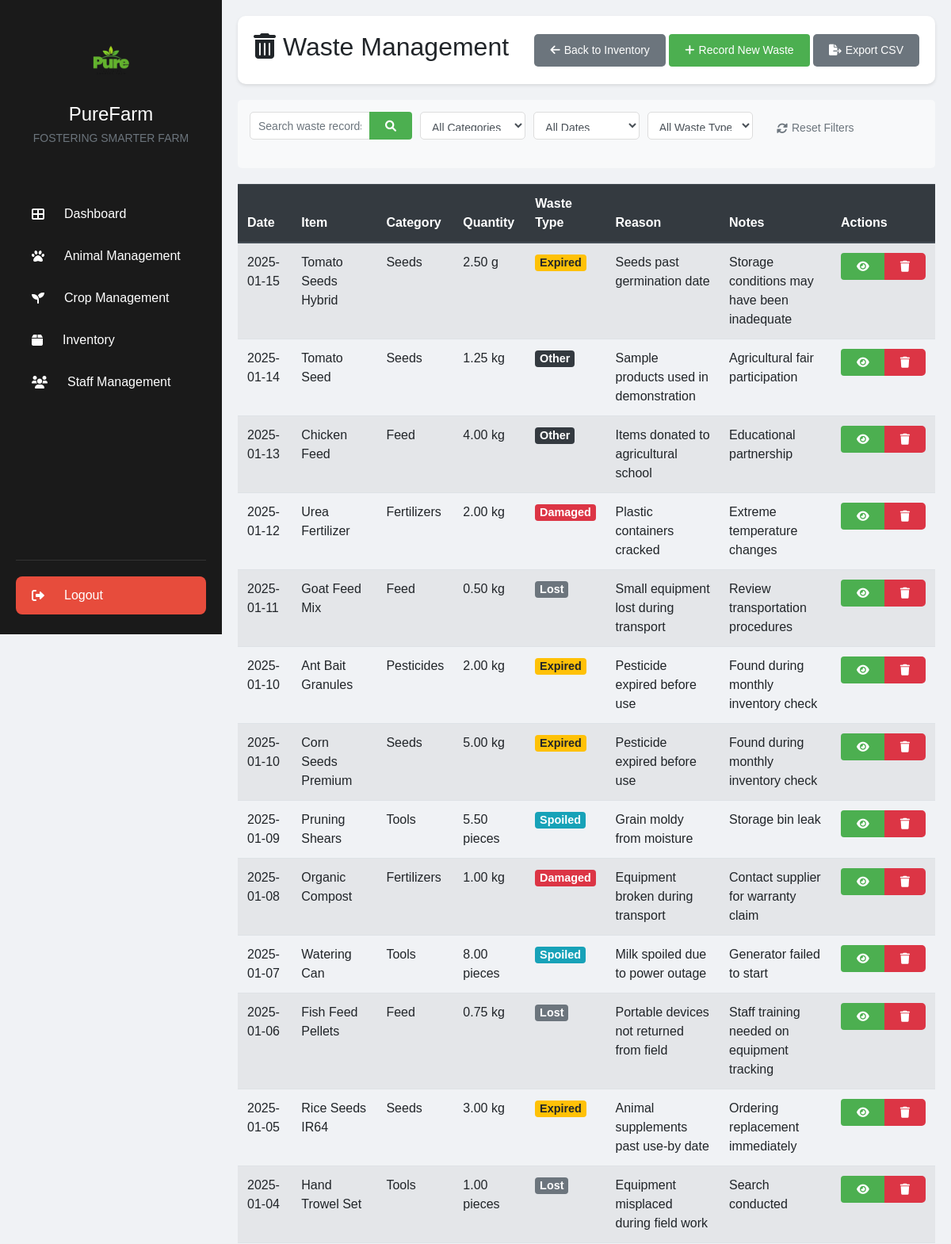
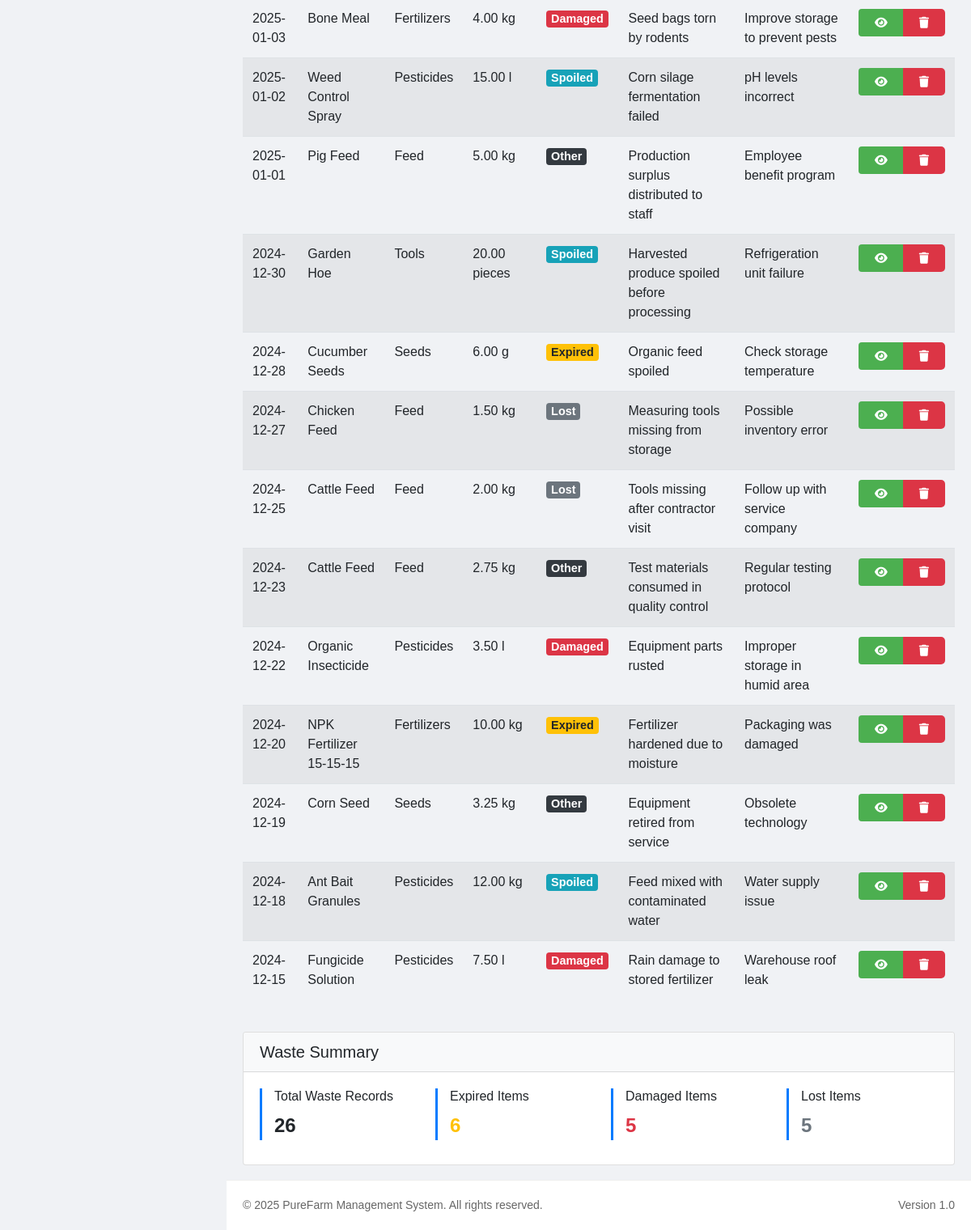
Screenshot of /waste_management.php (signed in) with the database file from the repository (2 pictures, top to bottom).
### tables this page shows
CREATE TABLE `waste_management` (
  `id` int(11) NOT NULL,
  `item_id` int(11) NOT NULL,
  `quantity` decimal(10,2) NOT NULL,
  `waste_type` enum('expired','damaged','spoiled','lost','other') NOT NULL,
  `reason` varchar(255) NOT NULL,
  `date` date NOT NULL,
  `notes` text DEFAULT NULL,
  `created_by` int(11) DEFAULT NULL,
  `created_at` timestamp NOT NULL DEFAULT current_timestamp(),
  `updated_at` timestamp NULL DEFAULT NULL ON UPDATE current_timestamp()
);

CREATE TABLE `inventory_items` (
  `id` int(11) NOT NULL,
  `item_name` varchar(100) NOT NULL,
  `sku` varchar(50) NOT NULL,
  `category_id` int(11) DEFAULT NULL,
  `description` text DEFAULT NULL,
  `unit_of_measure` varchar(20) NOT NULL,
  `current_quantity` decimal(10,2) NOT NULL DEFAULT 0.00,
  `reorder_level` decimal(10,2) NOT NULL DEFAULT 0.00,
  `maximum_level` decimal(10,2) DEFAULT NULL,
  `unit_cost` decimal(10,2) NOT NULL DEFAULT 0.00,
  `expiry_date` date DEFAULT NULL,
  `batch_number` varchar(50) DEFAULT NULL,
  `supplier_id` int(11) DEFAULT NULL,
  `status` enum('active','inactive') NOT NULL DEFAULT 'active',
  `created_at` timestamp NOT NULL DEFAULT current_timestamp(),
  `updated_at` timestamp NULL DEFAULT NULL ON UPDATE current_timestamp(),
  `is_active` tinyint(1) NOT NULL DEFAULT 1,
  `batch_tracking_enabled` tinyint(1) DEFAULT 0,
  `last_updated` datetime DEFAULT NULL
);

CREATE TABLE `item_categories` (
  `id` int(11) NOT NULL,
  `name` varchar(100) NOT NULL,
  `description` text DEFAULT NULL,
  `status` enum('active','inactive') NOT NULL DEFAULT 'active',
  `created_at` timestamp NOT NULL DEFAULT current_timestamp(),
  `updated_at` timestamp NULL DEFAULT NULL ON UPDATE current_timestamp()
);

### waste_management.php (the view, shortened to what this page needs)
<?php
require_once 'includes/db.php';
$wasteRecords = [];
$searchTerm = isset($_GET['search']) ? trim($_GET['search']) : '';
$categoryFilter = isset($_GET['category']) ? $_GET['category'] : '';
$dateFilter = isset($_GET['date_filter']) ? $_GET['date_filter'] : '';
$wasteTypeFilter = isset($_GET['waste_type']) ? $_GET['waste_type'] : '';
$query = "SELECT w.id, w.item_id, w.quantity, w.waste_type, w.reason, w.date, w.notes,
          i.item_name, i.sku, i.unit_of_measure, c.name as category_name
          FROM waste_management w
          LEFT JOIN inventory_items i ON w.item_id = i.id
          LEFT JOIN item_categories c ON i.category_id = c.id
          WHERE 1=1";
$params = [];
$query .= " ORDER BY w.date DESC, i.item_name ASC";
try {
    $stmt = $pdo->prepare($query);
    $stmt->execute($params);
    $wasteRecords = $stmt->fetchAll(PDO::FETCH_ASSOC);
} catch (PDOException $e) {
    error_log("Error fetching waste records: " . $e->getMessage());
    $errorMsg = "Failed to load waste records. Please try again later.";
}
include 'includes/header.php';
?>
<div class="main-content">
    <div class="page-header">
        <h2><i class="fas fa-trash-alt"></i> Waste Management</h2>
        <div class="action-buttons">
            <button class="btn btn-secondary" onclick="location.href='inventory.php'">
                <i class="fas fa-arrow-left"></i> Back to Inventory
            </button>
            <button class="btn btn-primary" data-toggle="modal" data-target="#addWasteModal">
                <i class="fas fa-plus"></i> Record New Waste
            </button>
            <button class="btn btn-secondary" onclick="exportWasteToCSV()">
                <i class="fas fa-file-export"></i> Export CSV
            </button>
        </div>
    </div>
    <div class="search-filter-container">
        <form method="GET" action="" class="search-filter-form" id="filterForm">
            <div class="form-row">
                <div class="form-group col-md-3">
                    <div class="input-group">
                        <input type="text" class="form-control" name="search" placeholder="Search waste records..." value="<?php echo htmlspecialchars($searchTerm); ?>">
                        <div class="input-group-append">
                            <button type="submit" class="btn btn-primary">
                                <i class="fas fa-search"></i>
                            </button>
                        </div>
                    </div>
                </div>
                <div class="form-group col-md-2">
                    <select name="category" class="form-control" onchange="this.form.submit()">
                        <option value="">All Categories</option>
                    </select>
                </div>
                <div class="form-group col-md-2">
                    <select name="date_filter" class="form-control" onchange="this.form.submit()">
                        <option value="">All Dates</option>
                    </select>
                </div>
                <div class="form-group col-md-2">
                    <select name="waste_type" class="form-control" onchange="this.form.submit()">
                        <option value="">All Waste Types</option>
                    </select>
                </div>
                <div class="form-group col-md-3">
                    <button type="button" class="btn btn-outline-secondary w-100" onclick="window.location.href='waste_management.php'">
                        <i class="fas fa-sync-alt"></i> Reset Filters
                    </button>
                </div>
            </div>
        </form>
    </div>
    <div class="table-responsive">
        <table class="table table-striped table-hover">
            <thead class="thead-dark">
                <tr>
                    <th>Date</th>
                    <th>Item</th>
                    <th>Category</th>
                    <th>Quantity</th>
                    <th>Waste Type</th>
                    <th>Reason</th>
                    <th>Notes</th>
                    <th>Actions</th>
                </tr>
            </thead>
            <tbody>
                <?php if (count($wasteRecords) > 0): ?>
                    <?php foreach ($wasteRecords as $waste): ?>
                        <tr>
                            <td><?php echo htmlspecialchars($waste['date']); ?></td>
                            <td><?php echo htmlspecialchars($waste['item_name']); ?></td>
                            <td><?php echo htmlspecialchars($waste['category_name']); ?></td>
                            <td><?php echo $waste['quantity'] . ' ' . htmlspecialchars($waste['unit_of_measure']); ?></td>
                            <td>
                                <?php
                                    $badgeClass = '';
                                    switch ($waste['waste_type']) {
                                        case 'expired':
                                            $badgeClass = 'badge-warning';
                                            break;
                                        case 'damaged':
                                            $badgeClass = 'badge-danger';
                                            break;
                                        case 'spoiled':
                                            $badgeClass = 'badge-info';
                                            break;
                                        case 'lost':
                                            $badgeClass = 'badge-secondary';
                                            break;
                                        default:
                                            $badgeClass = 'badge-dark';
                                    }
                                ?>
                                <span class="badge <?php echo $badgeClass; ?>">
                                    <?php echo ucfirst(htmlspecialchars($waste['waste_type'])); ?>
                                </span>
                            </td>
                            <td><?php echo htmlspecialchars($waste['reason']); ?></td>
                            <td><?php echo htmlspecialchars($waste['notes']); ?></td>
                            <td>
                                <div class="btn-group">
                                    <button type="button" class="btn btn-sm btn-primary view-waste"
                                        data-toggle="modal"
                                        data-target="#viewWasteModal"
                                        data-id="<?php echo $waste['id']; ?>"
                                        data-item="<?php echo htmlspecialchars($waste['item_name']); ?>"
                                        data-quantity="<?php echo $waste['quantity']; ?>"
                                        data-unit="<?php echo htmlspecialchars($waste['unit_of_measure']); ?>"
                                        data-type="<?php echo htmlspecialchars($waste['waste_type']); ?>"
                                        data-reason="<?php echo htmlspecialchars($waste['reason']); ?>"
                                        data-date="<?php echo htmlspecialchars($waste['date']); ?>"
                                        data-notes="<?php echo htmlspecialchars($waste['notes']); ?>">
                                        <i class="fas fa-eye"></i>
                                    </button>
                                    <a href="waste_management.php?action=delete&id=<?php echo $waste['id']; ?>"
                                       class="btn btn-sm btn-danger"
                                       onclick="return confirm('Are you sure you want to delete this waste record? This will restore the quantity to inventory.')">
                                        <i class="fas fa-trash"></i>
                                    </a>
                                </div>
                            </td>
                        </tr>
                    <?php endforeach; ?>
                <?php else: ?>
                    <tr>
                        <td colspan="8" class="text-center">No waste records found. <?php echo !empty($searchTerm) || !empty($categoryFilter) || !empty($dateFilter) || !empty($wasteTypeFilter) ? 'Try different search criteria.' : ''; ?></td>
                    </tr>
                <?php endif; ?>
            </tbody>
        </table>
    </div>
    <div class="card mt-4">
        <div class="card-header bg-light">
            <h5 class="mb-0">Waste Summary</h5>
        </div>
        <div class="card-body">
            <div class="row">
                <div class="col-md-3">
                    <div class="stats-item">
                        <h6>Total Waste Records</h6>
                        <p class="stats-number"><?php echo count($wasteRecords); ?></p>
                    </div>
                </div>
                <div class="col-md-3">
                    <div class="stats-item">
                        <h6>Expired Items</h6>
                        <p class="stats-number text-warning">
                            <?php
                                $expiredCount = 0;
                                foreach ($wasteRecords as $waste) {
                                    if ($waste['waste_type'] === 'expired') {
                                        $expiredCount++;
                                    }
                                }
                                echo $expiredCount;
                            ?>
                        </p>
                    </div>
                </div>
                <div class="col-md-3">
                    <div class="stats-item">
                        <h6>Damaged Items</h6>
                        <p class="stats-number text-danger">
                            <?php
                                $damagedCount = 0;
                                foreach ($wasteRecords as $waste) {
                                    if ($waste['waste_type'] === 'damaged') {
                                        $damagedCount++;
                                    }
                                }
                                echo $damagedCount;
                            ?>
                        </p>
                    </div>
                </div>
                <div class="col-md-3">
                    <div class="stats-item">
                        <h6>Lost Items</h6>
                        <p class="stats-number text-secondary">
                            <?php
                                $lostCount = 0;
                                foreach ($wasteRecords as $waste) {
                                    if ($waste['waste_type'] === 'lost') {
                                        $lostCount++;
                                    }
                                }
                                echo $lostCount;
                            ?>
                        </p>
                    </div>
                </div>
            </div>
        </div>
    </div>
</div>
<?php include 'includes/footer.php'; ?>

### assets/css/styles.css (style rules this page uses)
* { margin: 0; padding: 0; box-sizing: border-box; font-family: Arial, sans-serif; }
body { background-color: #f0f2f5; }
.main-content { flex: 1; margin-left: 280px; padding: 20px; }
.page-header { display: flex; justify-content: space-between; align-items: center; margin-bottom: 20px; padding: 20px; background: white; border-radius: 10px; box-shadow: 0 2px 4px rgba(0,0,0,0.1); }
.btn { padding: 10px 20px; border: none; border-radius: 5px; cursor: pointer; font-size: 14px; display: inline-flex; align-items: center; gap: 5px; }
.btn-primary { background: #4CAF50; color: white; }
.btn-secondary { background: #6c757d; color: white; }
.btn-danger { background: #dc3545; color: white; }
.main-content { flex: 1; margin-left: 280px; padding: 20px; padding-bottom: 80px; }
.form-group { margin-bottom: 20px; }
.btn-primary { background: #4CAF50; color: white; border: none; padding: 10px 20px; border-radius: 4px; cursor: pointer; font-size: 14px; transition: background 0.3s ease; }

### assets/css/forms.css (style rules this page uses)
.form-group { margin-bottom: 15px; }
.form-group input, .form-group select, .form-group textarea { width: 100%; padding: 10px; border: 1px solid #ddd; border-radius: 5px; font-size: 14px; }

### waste_management.php (style rules this page uses)
.search-filter-container { background-color: #f8f9fa; padding: 15px; border-radius: 5px; margin-bottom: 20px; }
.stats-item { border-left: 3px solid #007bff; padding-left: 15px; margin-bottom: 10px; }
.stats-number { font-size: 24px; font-weight: bold; margin-bottom: 0; }
.badge { font-size: 90%; }

### rows the page displays
waste_management: date "2025-01-15", item.item_name "Tomato Seeds Hybrid", item_categories.name "Seeds", quantity "2.50", item.unit_of_measure "g", waste_type "Expired", reason "Seeds past germination date", notes "Storage conditions may have been inadequate"
waste_management: date "2025-01-14", item.item_name "Tomato Seed", item_categories.name "Seeds", quantity "1.25", item.unit_of_measure "kg", waste_type "Other", reason "Sample products used in demonstration", notes "Agricultural fair participation"
waste_management: date "2025-01-13", item.item_name "Chicken Feed", item_categories.name "Feed", quantity "4.00", item.unit_of_measure "kg", waste_type "Other", reason "Items donated to agricultural school", notes "Educational partnership"
waste_management: date "2025-01-12", item.item_name "Urea Fertilizer", item_categories.name "Fertilizers", quantity "2.00", item.unit_of_measure "kg", waste_type "Damaged", reason "Plastic containers cracked", notes "Extreme temperature changes"
waste_management: date "2025-01-11", item.item_name "Goat Feed Mix", item_categories.name "Feed", quantity "0.50", item.unit_of_measure "kg", waste_type "Lost", reason "Small equipment lost during transport", notes "Review transportation procedures"
waste_management: date "2025-01-10", item.item_name "Ant Bait Granules", item_categories.name "Pesticides", quantity "2.00", item.unit_of_measure "kg", waste_type "Expired", reason "Pesticide expired before use", notes "Found during monthly inventory check"
waste_management: date "2025-01-10", item.item_name "Corn Seeds Premium", item_categories.name "Seeds", quantity "5.00", item.unit_of_measure "kg", waste_type "Expired", reason "Pesticide expired before use", notes "Found during monthly inventory check"
waste_management: date "2025-01-09", item.item_name "Pruning Shears", item_categories.name "Tools", quantity "5.50", item.unit_of_measure "pieces", waste_type "Spoiled", reason "Grain moldy from moisture", notes "Storage bin leak"
waste_management: date "2025-01-08", item.item_name "Organic Compost", item_categories.name "Fertilizers", quantity "1.00", item.unit_of_measure "kg", waste_type "Damaged", reason "Equipment broken during transport", notes "Contact supplier for warranty claim"
waste_management: date "2025-01-07", item.item_name "Watering Can", item_categories.name "Tools", quantity "8.00", item.unit_of_measure "pieces", waste_type "Spoiled", reason "Milk spoiled due to power outage", notes "Generator failed to start"
waste_management: date "2025-01-06", item.item_name "Fish Feed Pellets", item_categories.name "Feed", quantity "0.75", item.unit_of_measure "kg", waste_type "Lost", reason "Portable devices not returned from field", notes "Staff training needed on equipment tracking"
waste_management: date "2025-01-05", item.item_name "Rice Seeds IR64", item_categories.name "Seeds", quantity "3.00", item.unit_of_measure "kg", waste_type "Expired", reason "Animal supplements past use-by date", notes "Ordering replacement immediately"
waste_management: date "2025-01-04", item.item_name "Hand Trowel Set", item_categories.name "Tools", quantity "1.00", item.unit_of_measure "pieces", waste_type "Lost", reason "Equipment misplaced during field work", notes "Search conducted"
waste_management: date "2025-01-03", item.item_name "Bone Meal", item_categories.name "Fertilizers", quantity "4.00", item.unit_of_measure "kg", waste_type "Damaged", reason "Seed bags torn by rodents", notes "Improve storage to prevent pests"
waste_management: date "2025-01-02", item.item_name "Weed Control Spray", item_categories.name "Pesticides", quantity "15.00", item.unit_of_measure "l", waste_type "Spoiled", reason "Corn silage fermentation failed", notes "pH levels incorrect"
waste_management: date "2025-01-01", item.item_name "Pig Feed", item_categories.name "Feed", quantity "5.00", item.unit_of_measure "kg", waste_type "Other", reason "Production surplus distributed to staff", notes "Employee benefit program"
waste_management: date "2024-12-30", item.item_name "Garden Hoe", item_categories.name "Tools", quantity "20.00", item.unit_of_measure "pieces", waste_type "Spoiled", reason "Harvested produce spoiled before processing", notes "Refrigeration unit failure"
waste_management: date "2024-12-28", item.item_name "Cucumber Seeds", item_categories.name "Seeds", quantity "6.00", item.unit_of_measure "g", waste_type "Expired", reason "Organic feed spoiled", notes "Check storage temperature"
waste_management: date "2024-12-27", item.item_name "Chicken Feed", item_categories.name "Feed", quantity "1.50", item.unit_of_measure "kg", waste_type "Lost", reason "Measuring tools missing from storage", notes "Possible inventory error"
waste_management: date "2024-12-25", item.item_name "Cattle Feed", item_categories.name "Feed", quantity "2.00", item.unit_of_measure "kg", waste_type "Lost", reason "Tools missing after contractor visit", notes "Follow up with service company"
waste_management: date "2024-12-23", item.item_name "Cattle Feed", item_categories.name "Feed", quantity "2.75", item.unit_of_measure "kg", waste_type "Other", reason "Test materials consumed in quality control", notes "Regular testing protocol"
waste_management: date "2024-12-22", item.item_name "Organic Insecticide", item_categories.name "Pesticides", quantity "3.50", item.unit_of_measure "l", waste_type "Damaged", reason "Equipment parts rusted", notes "Improper storage in humid area"
waste_management: date "2024-12-20", item.item_name "NPK Fertilizer 15-15-15", item_categories.name "Fertilizers", quantity "10.00", item.unit_of_measure "kg", waste_type "Expired", reason "Fertilizer hardened due to moisture", notes "Packaging was damaged"
waste_management: date "2024-12-19", item.item_name "Corn Seed", item_categories.name "Seeds", quantity "3.25", item.unit_of_measure "kg", waste_type "Other", reason "Equipment retired from service", notes "Obsolete technology"
waste_management: date "2024-12-18", item.item_name "Ant Bait Granules", item_categories.name "Pesticides", quantity "12.00", item.unit_of_measure "kg", waste_type "Spoiled", reason "Feed mixed with contaminated water", notes "Water supply issue"
waste_management: date "2024-12-15", item.item_name "Fungicide Solution", item_categories.name "Pesticides", quantity "7.50", item.unit_of_measure "l", waste_type "Damaged", reason "Rain damage to stored fertilizer", notes "Warehouse roof leak"

### other values shown
count($wasteRecords) "26"
$expiredCount "6"
$damagedCount "5"
$lostCount "5"
